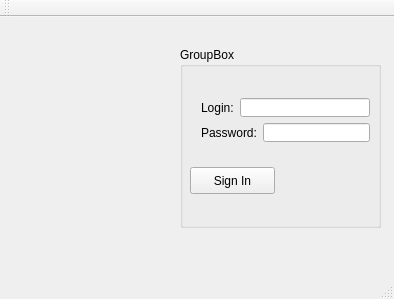
<?xml version="1.0" encoding="UTF-8"?>
<ui version="4.0">
 <class>MainWindow</class>
 <widget class="QMainWindow" name="MainWindow">
  <property name="geometry">
   <rect>
    <x>0</x>
    <y>0</y>
    <width>394</width>
    <height>299</height>
   </rect>
  </property>
  <property name="maximumSize">
   <size>
    <width>394</width>
    <height>299</height>
   </size>
  </property>
  <property name="windowTitle">
   <string>Lesson 11 (Image using label)</string>
  </property>
  <widget class="QWidget" name="centralWidget">
   <widget class="QGroupBox" name="groupBox">
    <property name="geometry">
     <rect>
      <x>180</x>
      <y>30</y>
      <width>201</width>
      <height>181</height>
     </rect>
    </property>
    <property name="title">
     <string>GroupBox</string>
    </property>
    <widget class="QPushButton" name="pushButton">
     <property name="geometry">
      <rect>
       <x>10</x>
       <y>120</y>
       <width>85</width>
       <height>27</height>
      </rect>
     </property>
     <property name="text">
      <string>Sign In</string>
     </property>
    </widget>
    <widget class="QWidget" name="layoutWidget">
     <property name="geometry">
      <rect>
       <x>10</x>
       <y>40</y>
       <width>191</width>
       <height>66</height>
      </rect>
     </property>
     <layout class="QVBoxLayout" name="verticalLayout">
      <item>
       <layout class="QGridLayout" name="gridLayout">
        <item row="0" column="0">
         <widget class="QLabel" name="label">
          <property name="text">
           <string>Login:</string>
          </property>
         </widget>
        </item>
        <item row="0" column="1">
         <widget class="QLineEdit" name="login"/>
        </item>
       </layout>
      </item>
      <item>
       <layout class="QHBoxLayout" name="horizontalLayout_2">
        <item>
         <widget class="QLabel" name="label_2">
          <property name="text">
           <string>Password:</string>
          </property>
         </widget>
        </item>
        <item>
         <widget class="QLineEdit" name="password"/>
        </item>
       </layout>
      </item>
     </layout>
    </widget>
   </widget>
   <widget class="QLabel" name="label_pic">
    <property name="geometry">
     <rect>
      <x>20</x>
      <y>30</y>
      <width>151</width>
      <height>151</height>
     </rect>
    </property>
    <property name="text">
     <string/>
    </property>
    <property name="scaledContents">
     <bool>true</bool>
    </property>
   </widget>
  </widget>
  <widget class="QMenuBar" name="menuBar">
   <property name="geometry">
    <rect>
     <x>0</x>
     <y>0</y>
     <width>394</width>
     <height>27</height>
    </rect>
   </property>
  </widget>
  <widget class="QToolBar" name="mainToolBar">
   <attribute name="toolBarArea">
    <enum>TopToolBarArea</enum>
   </attribute>
   <attribute name="toolBarBreak">
    <bool>false</bool>
   </attribute>
  </widget>
  <widget class="QStatusBar" name="statusBar"/>
 </widget>
 <layoutdefault spacing="6" margin="11"/>
 <resources/>
 <connections/>
</ui>
